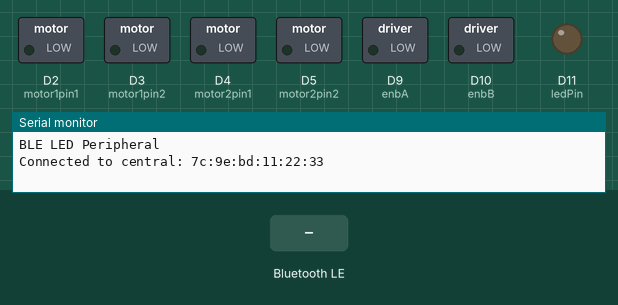
Simulated run of this sketch. Board: Arduino Nano 33 IoT. On the bench: switched loads named in the sketch (green lamp = pin HIGH), output pins drawn as LEDs (lit = HIGH), the last lines printed to the serial monitor. Dashed ring = blinking. The inputs (shaded band) are chosen by the test bench. Nothing arrives over Bluetooth unless stated; a phone connects over Bluetooth LE 3 s after start.

Above: at 3.8 s.
3.9 s: Bluetooth LE write "1" received
At 4.2 s:
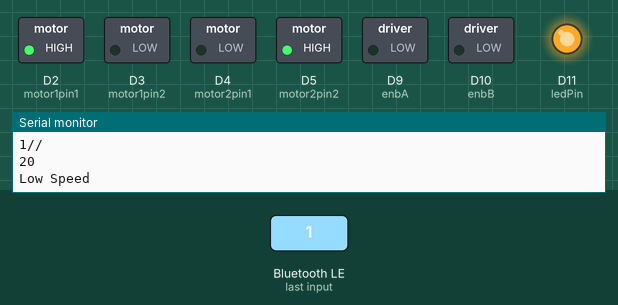
9.9 s: Bluetooth LE write "0" received
At 10.16 s:
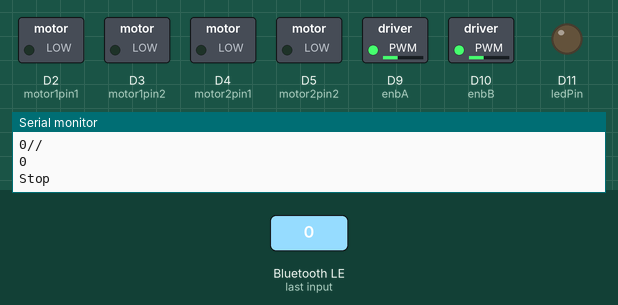
12.9 s: Bluetooth LE write "2" received
At 15.7 s:
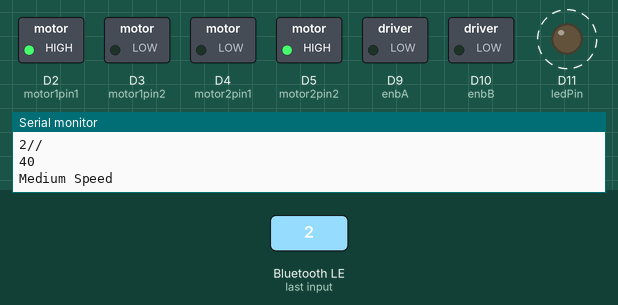
Timing chart, 0 to 24.6 s (numbered marks = the images above; inputs shaded):
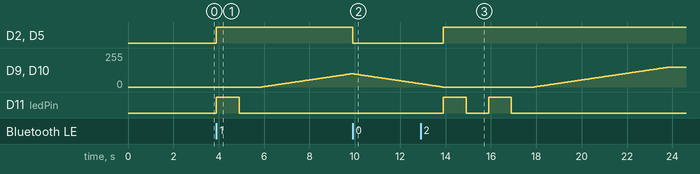

The sketch:

sketch_cic_demo.ino
```cpp
#include <ArduinoBLE.h>

long previousMillis = 0;
int interval = 0;
const int ramp_time = 40;
int ledState = LOW;
const int ledPin = 11;
const int motor1pin1 = 2;
const int motor1pin2 = 3;
const int enbA = 9;

const int motor2pin1 = 4;
const int motor2pin2 = 5;
const int enbB = 10;

const int low = 100;
const int mid = 150;
const int high = 255;

int targetSpeed = low;
int PWM_offset = 100;
int PWM_signal = 0;

BLEService ledService("180A"); // BLE LED Service

// BLE LED Switch Characteristic - custom 128-bit UUID, read and writable by central
BLEByteCharacteristic switchCharacteristic("2A57", BLERead | BLEWrite);

void setup() {
  Serial.begin(9600);
  // while (!Serial);

  // set built in LED pin to output mode
  pinMode(ledPin, OUTPUT);
  pinMode(motor1pin1, OUTPUT);
  pinMode(motor1pin2, OUTPUT);
  pinMode(enbA,OUTPUT);

  pinMode(motor2pin1, OUTPUT);
  pinMode(motor2pin2, OUTPUT);
  pinMode(enbB,OUTPUT);

  if (!BLE.begin()) {
    Serial.println("starting Bluetooth® Low Energy failed!");

    while (1);
  }

  // set advertised local name and service UUID:
  BLE.setLocalName("Nano 33 IoT");
  BLE.setAdvertisedService(ledService);

  // add the characteristic to the service
  ledService.addCharacteristic(switchCharacteristic);

  // add service
  BLE.addService(ledService);

  // set the initial value for the characteristic:
  switchCharacteristic.writeValue(0);

  // start advertising
  BLE.advertise();

  Serial.println("BLE LED Peripheral");
  // Serial.println(switchCharacteristic.uuid());

}

void loop() {

  // listen for BLE peripherals to connect:
  BLEDevice central = BLE.central();

  // if a central is connected to peripheral:
  if (central) {
    Serial.print("Connected to central: ");
    // print the central's MAC address:
    Serial.println(central.address());

    // while the central is still connected to peripheral:
    while (central.connected()) {
      // if the remote device wrote to the characteristic,
      // use the value to control the LED:

      if (switchCharacteristic.written()) {
        Serial.println("received : "); Serial.print(switchCharacteristic.value()); Serial.println("// ");
        setPins();
        uint32_t value = switchCharacteristic.value();
        uint32_t speed = value*20;
        Serial.println(speed);
        switch (value) {
          case 00:
            Serial.println("Stop");
            stopMotor();
            targetSpeed = 0;
            digitalWrite(ledPin, LOW);
            break;
          case 01:
            Serial.println("Low Speed");
            ledBlink(1);       //blink once
            targetSpeed = low;
            // setSpeed(low);
            break;
          case 02:
            Serial.println("Medium Speed");
            ledBlink(2);       //blink once
            targetSpeed = mid;
            // setSpeed(mid);
            break;
          case 03:
            Serial.println("High Speed");
            ledBlink(3);       //blink once
            targetSpeed = high;
            // setSpeed(high);
            break;
          default:
            Serial.println(F("LED off"));       //using slider
            digitalWrite(ledPin, LOW);          // will turn the LED off
            targetSpeed = speed;
            // setSpeed(speed);
            break;
        }
        setSpeed();
      }
    }

    // when the central disconnects, print it out:
    Serial.print(F("Disconnected from central: "));
    Serial.println(central.address());
    digitalWrite(ledPin, LOW);         // will turn the LED off
  }
}
void setPins(){
  digitalWrite(motor1pin1, HIGH);
  digitalWrite(motor1pin2, LOW);
  digitalWrite(motor2pin1, LOW);
  digitalWrite(motor2pin2, HIGH);
}

void stopMotor(){
  digitalWrite(motor1pin1, LOW);
  digitalWrite(motor1pin2, LOW);
  digitalWrite(motor2pin1, LOW);
  digitalWrite(motor2pin2, LOW);
  Land();
  // analogWrite(enbA, 0);
  // analogWrite(enbB, 0);
}

void setSpeed(){
  while(targetSpeed != PWM_signal){
    if (targetSpeed < PWM_signal) {
      PWM_signal--;
    }else{
      PWM_signal++;
    }
    analogWrite(enbA, PWM_signal);
    analogWrite(enbB, PWM_signal);
    delay(ramp_time);
  }
}

void ledBlink(int times){
  for(int i=0; i < times; i++){
    digitalWrite(ledPin, HIGH);         // will turn the LED on
    delay(1000);
    digitalWrite(ledPin, LOW);         // will turn the LED off
    delay(1000);
  }
}


void Land(){           // slowly ramp down motor speed to land safely
  while(PWM_signal>0){
      PWM_signal--;
      analogWrite(enbA, PWM_signal);
      analogWrite(enbB, PWM_signal);
      delay(ramp_time);
    }
}
```

Measured:
- after the input at 3.9 s, D2 (motor1pin1), D5 (motor2pin2): LOW → HIGH at once; D9 (enbA), D10 (enbB): moves from 0/255 to 100/255 over 4.0 s, starting after 2.0 s; D11 (ledPin): LOW → HIGH at once, → LOW 1.0 s later
- after the input at 9.9 s, D2 (motor1pin1), D5 (motor2pin2): HIGH → LOW at once; D9 (enbA), D10 (enbB): moves from 100/255 to 25/255 over 3.0 s, starting at once
- after the input at 12.9 s, D2 (motor1pin1), D5 (motor2pin2): LOW → HIGH after 1.0 s; D11 (ledPin): alternates HIGH for 1.0 s and LOW for 1.0 s, 4 changes in all, then stays LOW, starting after 1.0 s
